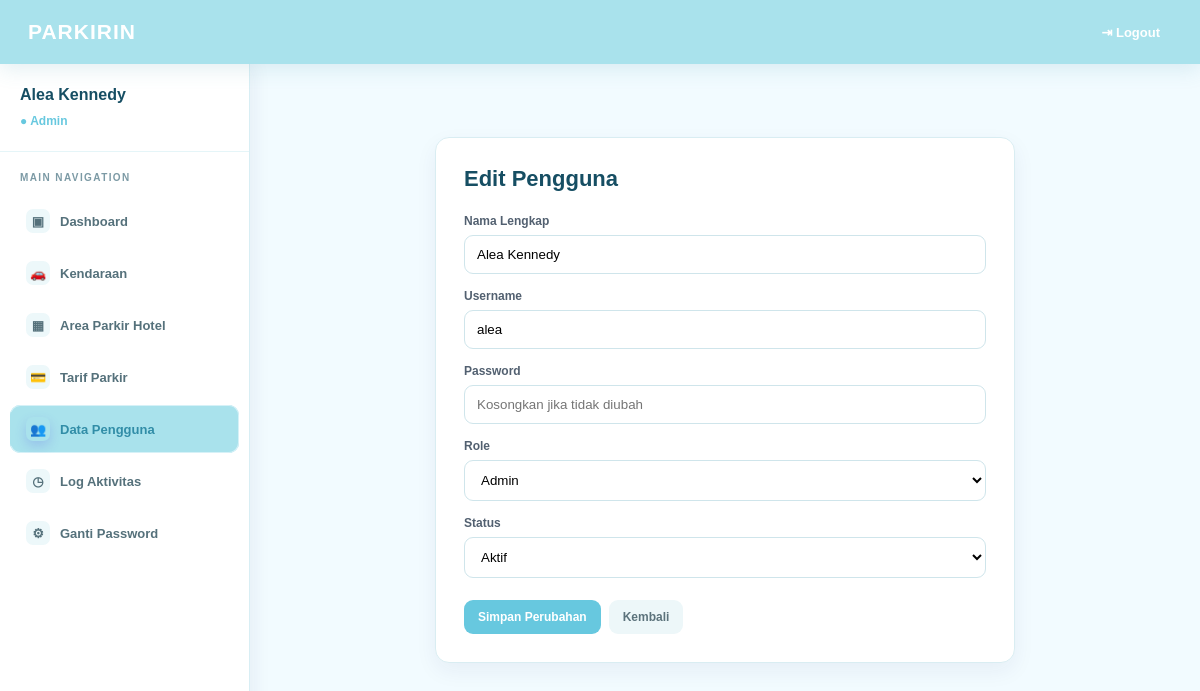
The app's page /index.php?page=user&aksi=edit&id=1 (signed in) with its own data.
### tables this page shows
CREATE TABLE tb_user (
  id_user INT(11) NOT NULL AUTO_INCREMENT,
  nama_lengkap VARCHAR(50) NOT NULL,
  username VARCHAR(50) NOT NULL UNIQUE,
  password VARCHAR(100) NOT NULL,
  role ENUM('admin','petugas','owner') NOT NULL,
  status_aktif TINYINT(1) NOT NULL DEFAULT 1,
  PRIMARY KEY (id_user)
);

### models/user.php (called while the page is built, shortened)
<?php
class User
{
    private $conn;
    public function __construct($conn)
    {
        $this->conn = $conn;
    }
    public function getById($id)
    {
        $id = (int) $id;
        $result = mysqli_query($this->conn, "SELECT * FROM tb_user WHERE id_user = $id LIMIT 1");
        return $result ? mysqli_fetch_assoc($result) : false;
    }
}
?>

### views/user/edit.php (the view, shortened to what this page needs)
<?php
require_once __DIR__ . '/../../config/auth.php';
?>
<!DOCTYPE html>
<html lang="id">
    <head>
        <link rel="stylesheet" href="assets/css/style.css">
    </head>
    <body>
        <header class="topbar fade-in">
            <div class="logo">PARKIRIN</div>
            <a href="controller/logout.php" onclick="return confirm('Anda yakin ingin logout dari akun ini?');">⇥ Logout</a>
        </header>
        <div class="layout">
            <aside class="sidebar fade-in">
                <div class="profile">
                    <h3><?= htmlspecialchars($_SESSION['nama']); ?></h3>
                    <span>● <?= ucfirst(htmlspecialchars($_SESSION['level'])); ?></span>
                </div>
                <div class="nav-title">MAIN NAVIGATION</div>
                <nav>
                </nav>
            </aside>
            <main class="content">
                <div class="form-card">
                    <h2>Edit Pengguna</h2>
                    <form method="POST" action="index.php?page=user&aksi=update">
                        <div class="form-row">
                            <label>Nama Lengkap</label>
                            <input type="text" name="nama_lengkap" value="<?= htmlspecialchars($user['nama_lengkap']); ?>" required>
                        </div>
                        <div class="form-row">
                            <label>Username</label>
                            <input type="text" name="username" value="<?= htmlspecialchars($user['username']); ?>" required>
                        </div>
                        <div class="form-row">
                            <label>Password</label>
                            <input type="text" name="password" placeholder="Kosongkan jika tidak diubah">
                        </div>
                        <div class="form-row">
                            <label>Role</label>
                            <select name="role">
                                <option value="admin" <?= $user['role']==='admin'?'selected':''; ?>>Admin</option>
                            </select>
                        </div>
                        <div class="form-row">
                            <label>Status</label>
                            <select name="status_aktif">
                                <option value="1" <?= $user['status_aktif']?'selected':''; ?>>Aktif</option>
                            </select>
                        </div>
                        <div class="form-buttons">
                            <button class="btn btn-green" type="submit">Simpan Perubahan</button>
                            <a class="btn btn-back" href="index.php?page=user">Kembali</a>
                        </div>
                    </form>
                </div>
            </main>
        </div>
    </body>
</html>

### assets/css/style.css (style rules this page uses)
* { box-sizing: border-box; }
html { scroll-behavior: smooth; }
body { margin: 0; font-family: Arial, Helvetica, sans-serif; background: #f2fbff; color: #1f2937; }
a, button, input, select { transition: all 0.25s ease; }
a { color: inherit; }
.fade-in { animation: fadeIn 0.45s ease both; }
.topbar { min-height: 64px; background: #a9e2ec; color: #ffffff; display: flex; align-items: center; justify-content: space-between; padding: 0 28px; box-shadow: 0 5px 20px rgba(77, 155, 174, 0.16); position: sticky; top: 0; z-index: 20; }
.logo { font-size: 21px; font-weight: 900; letter-spacing: 1px; }
.topbar a { text-decoration: none; font-size: 13px; font-weight: 700; padding: 9px 12px; border-radius: 9px; }
.layout { display: flex; min-height: calc(100vh - 64px); }
.sidebar { width: 250px; background: #ffffff; border-right: 1px solid #d8eef4; box-shadow: 4px 0 18px rgba(36, 42, 80, 0.06); flex-shrink: 0; }
.profile { padding: 22px 20px; border-bottom: 1px solid #e5f5f8; }
.profile h3 { margin: 0 0 7px; font-size: 16px; color: #164e63; }
.profile span { color: #67c8df; font-size: 12px; font-weight: 800; }
.nav-title { color: #7c9aa5; font-size: 10px; letter-spacing: 1.4px; font-weight: 800; padding: 20px 20px 10px; }
.content { flex: 1; padding: 28px; animation: fadeIn 0.45s ease both; min-width: 0; }
.btn { display: inline-block; padding: 10px 14px; border-radius: 9px; text-decoration: none; font-size: 12px; font-weight: 700; border: 0; cursor: pointer; }
.btn-back { background: #edf7f9; color: #5c737c; }
.btn-green { background: #67c8df; color: #ffffff; }
.table-card, .form-card, .report-card { background: #ffffff; border: 1px solid #d9edf2; border-radius: 14px; box-shadow: 0 8px 22px rgba(31, 41, 95, 0.06); }
.form-card { width: 92%; max-width: 580px; margin: 45px auto; padding: 28px; animation: fadeIn 0.45s ease both; }
.form-card h2 { margin: 0 0 22px; font-size: 22px; color: #164e63; }
.form-row { margin-bottom: 15px; }
.form-row label { display: block; margin-bottom: 7px; font-size: 12px; font-weight: 800; color: #526070; }
.form-row input, .form-row select { width: 100%; padding: 11px 12px; border: 1px solid #cfe5eb; border-radius: 9px; outline: none; background: #ffffff; }
.form-buttons { display: flex; gap: 8px; margin-top: 22px; }

### records on screen
tb_user: nama_lengkap "Alea Kennedy", username "alea", role "Admin", status_aktif "Aktif"

### other values on screen
$_SESSION['nama'] "Alea Kennedy"
$_SESSION['level'] "Admin"
$item['icon'] "▣"
$item['label'] "Dashboard"
$item['icon'] "🚗"
$item['label'] "Kendaraan"
$item['icon'] "▦"
$item['label'] "Area Parkir Hotel"
$item['icon'] "💳"
$item['label'] "Tarif Parkir"
$item['icon'] "👥"
$item['label'] "Data Pengguna"
$item['icon'] "◷"
$item['label'] "Log Aktivitas"
